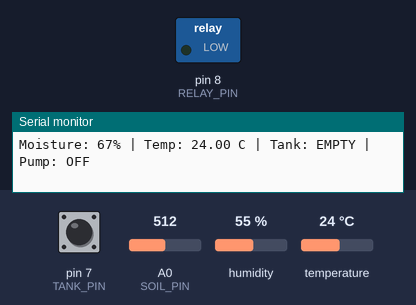
Recording of a sketch running on a simulated Arduino Uno, built with avr-gcc and run on an emulated ATmega328P. On the bench: switched loads named in the sketch (green lamp = pin HIGH), the last lines printed to the serial monitor. The test bench sets the inputs (shaded band); at power-on: A0 (SOIL_PIN) = 512, pin 7 (TANK_PIN) HIGH, humidity 55 %, temperature 24 °C.

Above: at 1.8 s.
1.9 s: A0 (SOIL_PIN) set to 900
7.9 s: pin 7 (TANK_PIN) pulled LOW for 1.25 s
At 9.0 s:
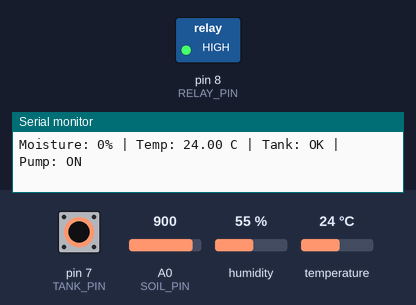
11.6 s: pin 7 (TANK_PIN) pulled LOW for 3.2 s
At 15.9 s:
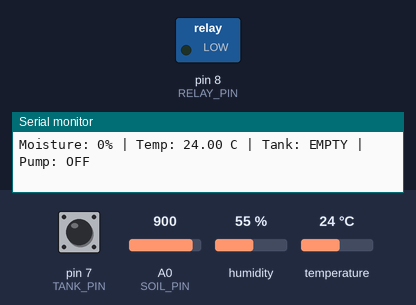
Timing chart, 0 to 17.4 s (numbered marks = the images above; inputs shaded):
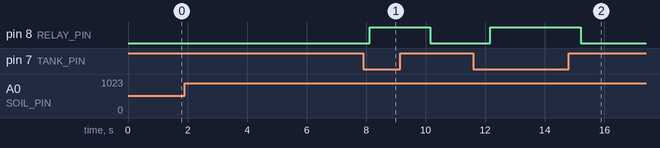

Measured:
- after the input at 7.9 s, pin 8 (RELAY_PIN): LOW → HIGH after 0.23 s, → LOW 2.0 s later
- after the input at 11.6 s, pin 8 (RELAY_PIN): LOW → HIGH after 0.58 s, → LOW 3.0 s later

The sketch:

smart_plant_care_v1.ino
```cpp
#include <DHT.h>
const byte SOIL_PIN=A0,DHT_PIN=2,TANK_PIN=7,RELAY_PIN=8;
const int DRY_ADC=850,WET_ADC=350,PUMP_ON_PERCENT=35,PUMP_OFF_PERCENT=55;
DHT dht(DHT_PIN,DHT11); bool pump=false;
void setup(){Serial.begin(9600);dht.begin();pinMode(TANK_PIN,INPUT_PULLUP);pinMode(RELAY_PIN,OUTPUT);digitalWrite(RELAY_PIN,LOW);}
void loop(){
  int raw=analogRead(SOIL_PIN);
  int moisture=constrain(map(raw,DRY_ADC,WET_ADC,0,100),0,100);
  float temperature=dht.readTemperature();
  bool waterAvailable=digitalRead(TANK_PIN)==LOW;
  if(!waterAvailable)pump=false; else if(moisture<PUMP_ON_PERCENT)pump=true; else if(moisture>=PUMP_OFF_PERCENT)pump=false;
  digitalWrite(RELAY_PIN,pump?HIGH:LOW);
  Serial.print("Moisture: ");Serial.print(moisture);Serial.print("% | Temp: ");Serial.print(temperature);
  Serial.print(" C | Tank: ");Serial.print(waterAvailable?"OK":"EMPTY");Serial.print(" | Pump: ");Serial.println(pump?"ON":"OFF");delay(1000);
}
```
